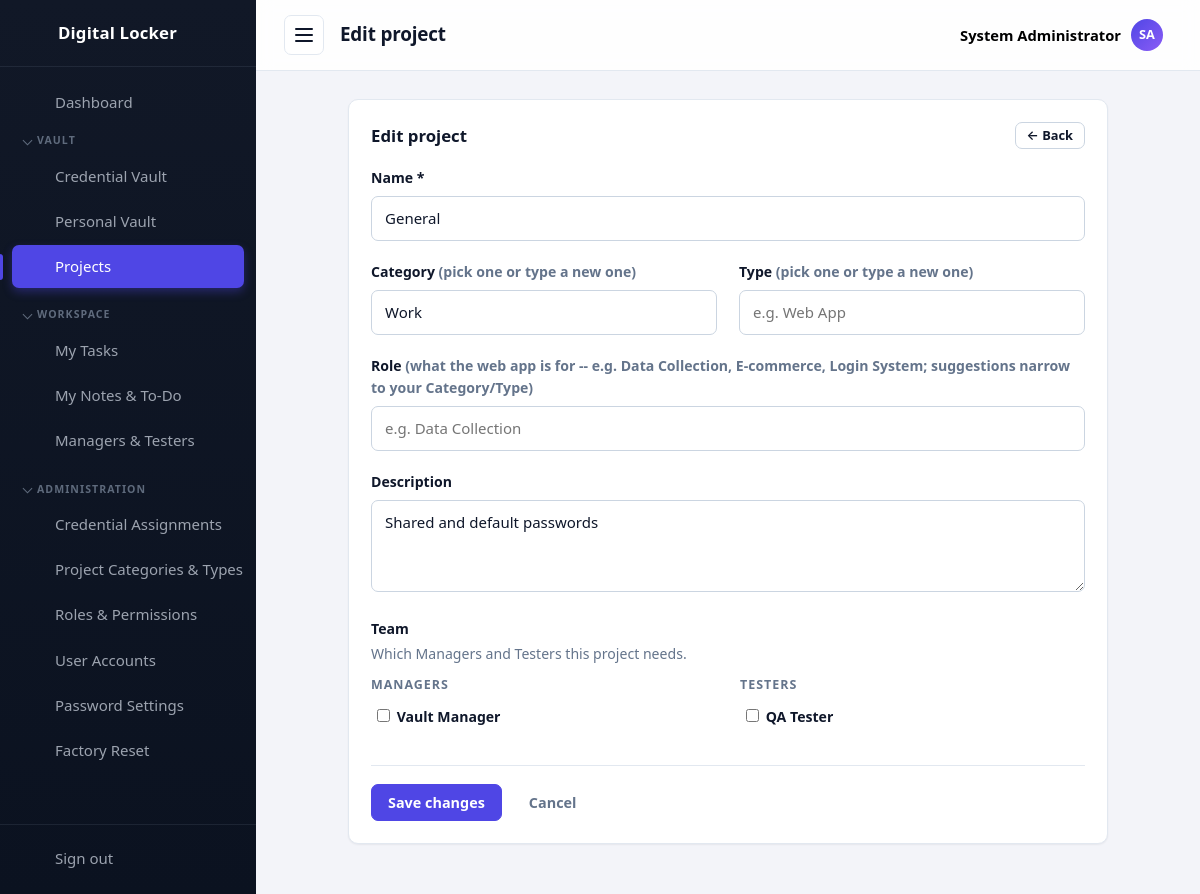
/projects/edit.php?id=1 (signed in), run on the app's committed database.
### tables this page shows
CREATE TABLE settings (
  id          INT UNSIGNED AUTO_INCREMENT PRIMARY KEY,
  setting_key VARCHAR(60) NOT NULL UNIQUE,
  setting_value TEXT NULL
);

CREATE TABLE users (
  id            INT UNSIGNED AUTO_INCREMENT PRIMARY KEY,
  username      VARCHAR(50)  NOT NULL UNIQUE,
  email         VARCHAR(120) NOT NULL UNIQUE,
  full_name     VARCHAR(120) NOT NULL DEFAULT '',
  password_hash VARCHAR(255) NOT NULL,
  is_active     TINYINT(1)   NOT NULL DEFAULT 1,
  last_login    DATETIME     NULL,
  created_at    TIMESTAMP DEFAULT CURRENT_TIMESTAMP
);

CREATE TABLE projects (
  id          INT UNSIGNED AUTO_INCREMENT PRIMARY KEY,
  name        VARCHAR(100) NOT NULL UNIQUE,
  category    VARCHAR(60)  NOT NULL DEFAULT '',
  type        VARCHAR(60)  NOT NULL DEFAULT '',
  role        VARCHAR(80)  NOT NULL DEFAULT '',
  description VARCHAR(255) NOT NULL DEFAULT '',
  created_at  TIMESTAMP DEFAULT CURRENT_TIMESTAMP
);

### projects/edit.php (the view, shortened to what the rows shown need)
<?php
require_once __DIR__ . '/../includes/init.php';
requirePermission('projects.manage');
$id = isset($_GET['id']) ? (int) $_GET['id'] : 0;
$stmt = $db->prepare('SELECT * FROM projects WHERE id = :id');
$stmt->execute(['id' => $id]);
$item = $stmt->fetch();
$pageTitle = 'Edit project';
$old = ['name' => $item['name'], 'category' => (string) $item['category'], 'type' => (string) $item['type'], 'role' => (string) $item['role'], 'description' => (string) $item['description']];
$canManageTeam = hasPermission('tasks.manage');
$managerCandidates = [];
$testerCandidates = [];
foreach (usersGroupedByRole() as $ug) {
    if ($ug['label'] === 'Managers') {
        $managerCandidates = $ug['users'];
    } elseif ($ug['label'] === 'Testers') {
        $testerCandidates = $ug['users'];
    }
}
$currentManagerIds = [];
$currentTesterIds = [];
require __DIR__ . '/../includes/header.php';
?>
<div class="card card--narrow">
    <div class="card__header">
        <h2 class="card__title">Edit project</h2>
    </div>
    <form method="post" action="edit.php?id=<?= (int) $id ?>" novalidate>
        <div class="form-group">
            <label for="name">Name *</label>
            <input type="text" id="name" name="name" value="<?= e($old['name']) ?>" required>
        </div>
        <div class="grid grid--two">
            <div class="form-group">
                <label for="category">Category <span class="muted">(pick one or type a new one)</span></label>
                <input type="text" id="category" name="category" value="<?= e($old['category']) ?>" list="category-suggestions" placeholder="e.g. Freelancing">
            </div>
        </div>
        <div class="form-group">
            <label for="description">Description</label>
            <textarea id="description" name="description" rows="3"><?= e($old['description']) ?></textarea>
        </div>
        <?php if ($canManageTeam && ($managerCandidates || $testerCandidates)): ?>
            <div class="form-group">
                <div class="team-picker">
                    <div class="team-picker__col">
                        <h4 class="perm-group-title">Managers</h4>
                        <?php foreach ($managerCandidates as $u): ?>
                            <label class="assignee-picker__option">
                                <input type="checkbox" name="manager_ids[]" value="<?= (int) $u['id'] ?>" <?= in_array((int) $u['id'], $currentManagerIds, true) ? 'checked' : '' ?>>
                                <?= e($u['full_name'] ?: $u['username']) ?>
                            </label>
                        <?php endforeach; ?>
                    </div>
                    <div class="team-picker__col">
                        <h4 class="perm-group-title">Testers</h4>
                        <?php foreach ($testerCandidates as $u): ?>
                            <label class="assignee-picker__option">
                                <input type="checkbox" name="tester_ids[]" value="<?= (int) $u['id'] ?>" <?= in_array((int) $u['id'], $currentTesterIds, true) ? 'checked' : '' ?>>
                                <?= e($u['full_name'] ?: $u['username']) ?>
                            </label>
                        <?php endforeach; ?>
                    </div>
                </div>
            </div>
        <?php endif; ?>
    </form>
</div>
<?php require __DIR__ . '/../includes/footer.php'; ?>

### includes/header.php (shortened to what the rows shown need)
<?php
require_once __DIR__ . '/init.php';
$currentUser = currentUser();
function navIcon(string $name): string
{
    $icons = [
        'dashboard' => '<path d="M3 3h8v8H3zM13 3h8v5h-8zM13 12h8v9h-8zM3 15h8v6H3z"/>',
        'passwords' => '<circle cx="8" cy="15" r="4"/><path d="M10.8 12.2L21 2M18 5l3 3M15.5 7.5l2 2"/>',
        'personal'  => '<circle cx="12" cy="8" r="4"/><path d="M4 21c0-4.4 3.6-7 8-7s8 2.6 8 7"/>',
        'export'    => '<path d="M12 3v12M8 11l4 4 4-4M4 17v3h16v-3"/>',
        'projects'  => '<path d="M3 7a2 2 0 0 1 2-2h4l2 2h8a2 2 0 0 1 2 2v9a2 2 0 0 1-2 2H5a2 2 0 0 1-2-2z"/>',
        'tasks'     => '<path d="M9 5H7a2 2 0 0 0-2 2v12a2 2 0 0 0 2 2h10a2 2 0 0 0 2-2V7a2 2 0 0 0-2-2h-2"/><rect x="9" y="3" width="6" height="4" rx="1"/><path d="M9 12l2 2 4-4"/>',
        'notes'     => '<path d="M6 3h9l5 5v13a1 1 0 0 1-1 1H6a1 1 0 0 1-1-1V4a1 1 0 0 1 1-1z"/><path d="M15 3v5h5M8 13h8M8 17h5"/>',
        'team'      => '<circle cx="9" cy="8" r="3.5"/><path d="M2.5 20c0-3.5 3-5.5 6.5-5.5s6.5 2 6.5 5.5M16 4.5a3.5 3.5 0 0 1 0 7M17.5 14.5c2.5.6 4 2.3 4 5.5"/>',
        'categories' => '<path d="M4 4h7v7H4zM13 4h7v7h-7zM4 13h7v7H4zM13 13h7v7h-7z"/>',
        'assignments' => '<circle cx="9" cy="7" r="4"/><path d="M2.5 21c0-4 3-6.5 6.5-6.5s6.5 2.5 6.5 6.5"/><path d="M17 8l2 2 4-4"/>',
        'roles'     => '<path d="M12 3l8 3v6c0 4.5-3.2 7.6-8 9-4.8-1.4-8-4.5-8-9V6z"/><path d="M9 12l2 2 4-4"/>',
        'users'     => '<circle cx="9" cy="8" r="3.5"/><path d="M2.5 20c0-3.5 3-5.5 6.5-5.5s6.5 2 6.5 5.5M16 4.5a3.5 3.5 0 0 1 0 7M17.5 14.5c2.5.6 4 2.3 4 5.5"/>',
        'settings'  => '<path d="M4 7h10M18 7h2M4 17h2M10 17h10"/><circle cx="16" cy="7" r="2.5"/><circle cx="8" cy="17" r="2.5"/>',
        'reset'     => '<path d="M3 12a9 9 0 1 1 3 6.7"/><path d="M3 21v-5h5"/>',
        'logout'    => '<path d="M14 4H5v16h9M10 12h11M18 8l4 4-4 4"/>',
        'lock'      => '<rect x="5" y="11" width="14" height="10" rx="2"/><path d="M8 11V8a4 4 0 0 1 8 0v3M12 15v3"/>',
    ];
    return '<svg class="icon" width="24" height="24" viewBox="0 0 24 24" fill="none" stroke="currentColor" stroke-width="2" stroke-linecap="round" stroke-linejoin="round" aria-hidden="true">' . ($icons[$name] ?? '') . '</svg>';
}
?>
<!DOCTYPE html>
<html lang="en">
<head>
    <title><?= e(pageTitle($pageTitle)) ?></title>
    <link rel="stylesheet" href="<?= e(assetUrl('/assets/css/style.css')) ?>">
</head>
<body data-autolock="<?= (int) setting('auto_lock_minutes', '0') ?>" data-confirm-reveal="<?= (int) setting('require_confirm_reveal', '0') ?>" data-lock-url="<?= e(BASE_URL . '/lock.php') ?>">
<div class="layout">
    <aside class="sidebar" id="sidebar">
        <a class="sidebar__brand" href="<?= BASE_URL ?>/dashboard.php" aria-label="<?= e(appName()) ?>">
            <?= navIcon('lock') ?>
            <span class="sidebar__brand-text"><?= e(appName()) ?></span>
        </a>
    </aside>
    <div class="main">
        <header class="topbar">
            <h1 class="topbar__title"><?= e($pageTitle) ?></h1>
            <div class="topbar__user" id="user-menu">
                <button type="button" class="topbar__user-btn" id="user-menu-toggle" aria-haspopup="true" aria-expanded="false">
                    <span class="topbar__user-name"><?= e($currentUser['full_name'] ?: $currentUser['username']) ?></span>
                    <span class="topbar__avatar"><?= e(initials($currentUser['full_name'] ?: $currentUser['username'])) ?></span>
                </button>
            </div>
        </header>
        <main class="content">

### data on the page
settings: setting_value "Digital Locker"
users: full_name "System Administrator", full_name "SA"
projects: name "General", category "Work", description "Shared and default passwords"
users: full_name "Vault Manager"
users: full_name "QA Tester"

### other printed values
$navGroup['label'] "VAULT"
$navItem['label'] "Credential Vault"
$navItem['label'] "Personal Vault"
$navItem['label'] "Projects"
$navGroup['label'] "WORKSPACE"
$navItem['label'] "My Tasks"
$navItem['label'] "My Notes & To-Do"
$navItem['label'] "Managers & Testers"
$navGroup['label'] "ADMINISTRATION"
$navItem['label'] "Credential Assignments"
$navItem['label'] "Project Categories & Types"
$navItem['label'] "Roles & Permissions"
$navItem['label'] "User Accounts"
$navItem['label'] "Password Settings"
$navItem['label'] "Factory Reset"
